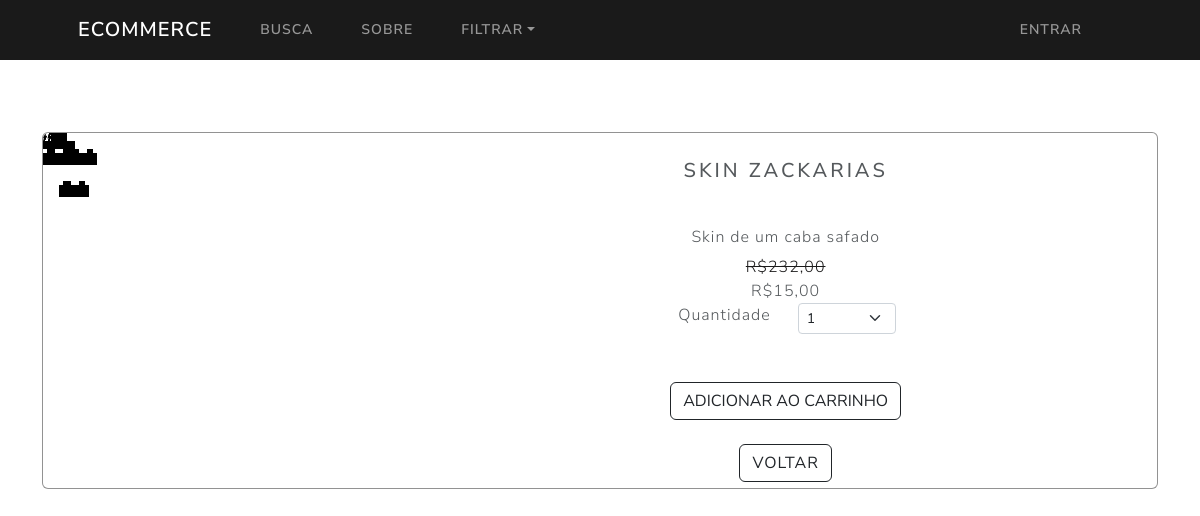
Screenshot of /produto/1 with the database file from the repository.
### apps/appLoja/models.py (models this page shows, shortened)
class Produto(models.Model):
    nome = models.CharField(max_length=120)
    preco = models.DecimalField(default=0, decimal_places=2, max_digits=8)
    categoria = models.ForeignKey(Categoria, on_delete=models.CASCADE, default=1)
    imagem = models.ImageField(upload_to='uploads/produto/')
    desc = models.CharField(max_length=320, default='', blank=True, null=True)
    descontoPrec = models.DecimalField(default=0, decimal_places=2, max_digits=8)
    desconto = models.BooleanField(default=False)

### apps/appLoja/views.py (the view)
# urls.py: path('produto/<int:pk>', views.produto, name='produto'),
def produto(request,pk):
    produto = Produto.objects.get(id=pk)
    return render(request, 'produto.html', {'produto':produto})

### apps/appCarrinho/condicCarrinho.py (called while the page is built)
def carrinho(request):
    return {'carrinho': carrinhoClass(request)}

### apps/appLoja/templates/produto.html (shortened to what this page needs)
{% extends 'default.html' %}
{% block content %}
<br><br><br>
<div class="container">
    <div class="card mb-3">
        <div class="row g-0">
            <div class="col-md-4">
                <img src="{{ produto.imagem.url }}" class="img-fluid rounded-start" alt="...">
            </div>
            <div class="col-md-8">
                <div class="cardProduto card-body">
                    <center>
                        <h5 class="card-title">{{ produto.nome }}</h5>
                        <br/>
                        <p class="card-text justified">{{ produto.desc }}</p>
                        {% if produto.desconto %}
                            <strike class="risco">
                                R${{ produto.preco }}
                            </strike> <br>
                                R${{ produto.descontoPrec }}
                        {% else %}
                            ${{ produto.preco }}
                        {% endif %}
                        <br/>
                        <div class="row justify-content-center">
                            <div class="col-md-2">Quantidade</div>
                                <div class="col-md-2">
                                    <select id="carrinhoQTD" class="form-select form-select-sm">
                                        <option value="1">1</option>
                                    </select>
                                </div>
                            </div>
                            <br><br>
                            <button id="carrinhoID" href="{% url 'home'%}" value="{{ produto.id }}"class="btn btn-outline-dark mt-auto">Adicionar ao carrinho</button>
                            <br><br>
                            <a href="{% url 'home'%}" class="btn btn-outline-dark mt-auto">Voltar</a>
                    </center>
                </div>
            </div>
        </div>
    </div>
    </div>
{% endblock %}

### static/css/userStyles.css (style rules this page uses)
p { position: relative; top: 10px; }
a, i { color: black; }

### rows the page displays
Produto: imagem (picture), nome "SKIN ZACKARIAS", desc "Skin de um caba safado", preco "232,00", descontoPrec "15,00"
